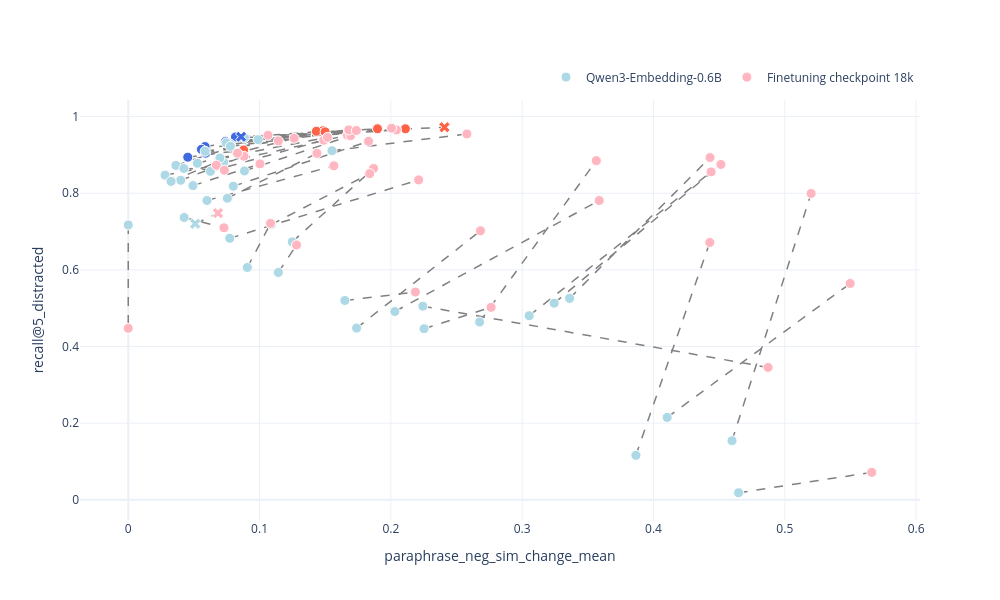
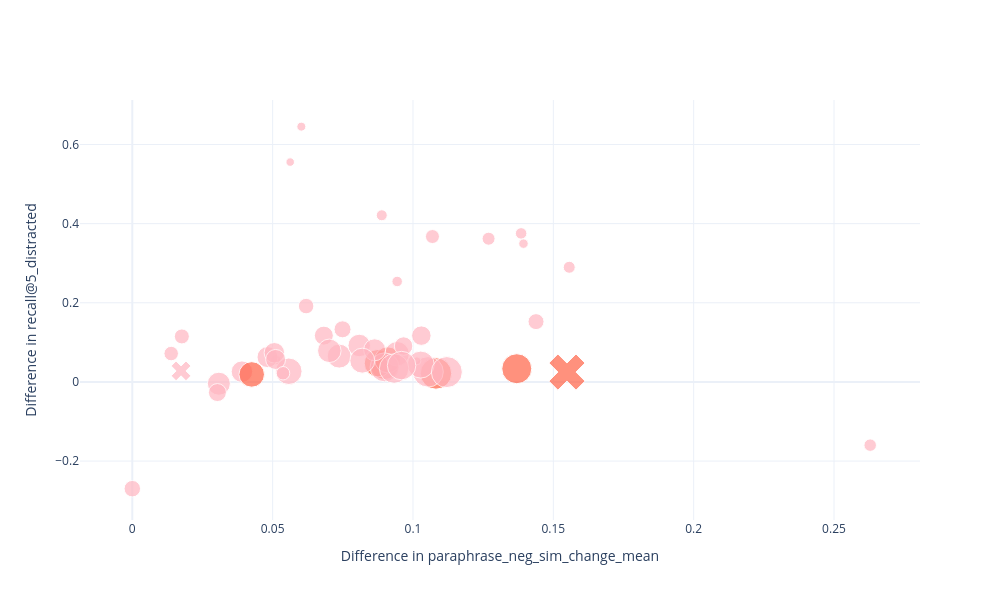

Source (notebook cell) for these figures, in order:
### Code cell
x = "paraphrase_neg_sim_change_mean"
y = f"recall@{5}_distracted"

fig = plot_paired_differences(
                            dfs["Qwen__Qwen3-Embedding-0.6B"], 
                            #dfs["__flash__project_462001491__models__v1-20260828-095152__checkpoint-2000"], 
                            dfs["__scratch__project_462001491__jmnybl__final_embedding_model_checkpoints__v2-20260909-final__final-finetuned-model"], 
                            hover_col="prompt_text", 
                            x=x,
                            y=y,
                            df1_name="Qwen3-Embedding-0.6B", 
                            df2_name="Finetuning checkpoint 18k")
fig.show()

fig = plot_difference(
                    dfs["Qwen__Qwen3-Embedding-0.6B"], 
                    #dfs["__flash__project_462001491__models__v1-20260828-095152__checkpoint-2000"], 
                    dfs["__scratch__project_462001491__jmnybl__final_embedding_model_checkpoints__v2-20260909-final__final-finetuned-model"],
                    hover_col="prompt_text",
                    x=x,
                    y=y)
fig.show()

### Figure 1 — Plotly figure (JSON) as saved in the notebook; plotly's stock layout.template omitted (floating-point values rounded to 4 significant figures; data arrays with more than 128 entries replaced by an {"elided": "..."} marker saying what was removed)
{"data": [{"hoverinfo": "skip", "line": {"color": "gray", "dash": "dash", "width": 1.5}, "mode": "lines", "showlegend": false, "type": "scatter", "x": {"elided": "147 float values"}, "y": {"elided": "147 float values"}}, {"hovertemplate": "<b>Qwen3-Embedding-0.6B</b><br>x: %{x}<br>y: %{y}<br>prompt_text: %{text}<extra></extra>", "marker": {"color": ["lightblue", "lightblue", "lightblue", "lightblue", "lightblue", "royalblue", "lightblue", "lightblue", "lightblue", "royalblue", "lightblue", "lightblue", "royalblue", "royalblue", "royalblue", "royalblue", "lightblue", "lightblue", "lightblue", "lightblue", "lightblue", "lightblue", "lightblue", "lightblue", "lightblue", "lightblue", "lightblue", "lightblue", "lightblue", "lightblue", "lightblue", "lightblue", "lightblue", "lightblue", "lightblue", "lightblue", "lightblue", "lightblue", "lightblue", "lightblue", "lightblue", "lightblue", "royalblue", "lightblue", "lightblue", "lightblue", "lightblue", "lightblue", "lightblue"], "line": {"color": "white", "width": 1}, "size": 10, "symbol": ["circle", "circle", "circle", "circle", "circle", "circle", "circle", "circle", "circle", "circle", "circle", "circle", "circle", "circle", "circle", "circle", "circle", "circle", "circle", "circle", "circle", "circle", "circle", "circle", "circle", "circle", "circle", "circle", "circle", "circle", "circle", "circle", "circle", "circle", "circle", "circle", "circle", "circle", "circle", "circle", "circle", "circle", "x", "x", "circle", "circle", "circle", "circle", "circle"]}, "mode": "markers", "name": "Qwen3-Embedding-0.6B", "text": ["NO_PROMPT", "EMPTY", "Identify categories in user passages.", "Classify user passages.", "Retrieve text that are semantically similar to the given text.", "Retrieve text based on user query.", "Retrieve semantically similar text.", "Given a news summary, retrieve other semantically similar summaries.", "Retrieve parallel sentences.", "Retrieve the answer to the question.", "Identify the topic or theme of Reddit posts based on the titles.", "Identify the main and secondary category of Arxiv papers based on the titles.", "Given a question, retrieve the passage that best answers it.", "Retrieve.", "Find the most relevant passage that directly answers the question.", "Given a question, find a related document.", "Summarize the given paragraph into a short paragraph.", "Match the text to the short abstract.", "Retrieve a summary.", "Given the following brief summary, find the source document that contains the information it describes.", "Classify texts as entailment or contradiction.", "Determine whether the following two passages are contradictory, entailed, or neutral.", "Classify based on semantic similarity.", "Classify the following text into a meaningful cluster based on its content.", "Group documents related to the same topic.", "Cluster.", "Retrieve a similar passage.", "Represent this sentence for a natural language understanding task.", "Group passages based on semantic similarity.", "Retrieve duplicate questions from the forum.", "Retrieve the most relevant problem description for the given code implementation.", "Rerank products by relevance to the e-commerce query.", "Classify the sentiment of the given review as positive or negative.", "Generate a creative story based on the prompt.", "Extract all named entities from the text and categorise them as PERSON, LOCATION, or ORGANIZATION.", "Search for related information.", "Find documents related to the topic.", "Find something useful.", "Retrieve the passage that contains overlapping vocabulary with the source sentence.", "asdfjkl qpwoeiru zxcvbnm", "hgJKSbf oiawnef LKJHDS kdjfbs", "!!!! ??? ### @@@", "Given a question, retrieve Wikipedia passages that answer the question.", "Given a question, retrieve questions that are semantically equivalent to the given question.", "Retrieve the corresponding translation.", "Given an English sentence, find its translation.", "Retrieve parellel sentences.", "Translate.", "Find a sentence that has similar meaning."], "type": "scatter", "x": [0.0, 0.02804, 0.3361, 0.2676, 0.1249, 0.05849, 0.1739, 0.109, 0.2253, 0.05574, 0.3244, 0.4598, 0.05891, 0.04533, 0.08164, 0.07408, 0.05268, 0.07264, 0.05856, 0.0989, 0.4648, 0.2244, 0.203, 0.3053, 0.07778, 0.03995, 0.07547, 0.0773, 0.05993, 0.03628, 0.08848, 0.08001, 0.3866, 0.1551, 0.4104, 0.07466, 0.08849, 0.07777, 0.06261, 0.04238, 0.06981, 0.03261, 0.08596, 0.05097, 0.04927, 0.09071, 0.165, 0.0426, 0.1143], "y": [0.7173, 0.8472, 0.5256, 0.4639, 0.673, 0.9219, 0.448, 0.7183, 0.4465, 0.9144, 0.5132, 0.1543, 0.9044, 0.894, 0.9467, 0.9348, 0.878, 0.88, 0.9094, 0.9398, 0.01842, 0.5052, 0.4913, 0.4803, 0.9278, 0.8337, 0.787, 0.6824, 0.781, 0.8726, 0.8581, 0.8183, 0.116, 0.9109, 0.215, 0.9313, 0.9447, 0.9223, 0.8571, 0.8646, 0.892, 0.8308, 0.9472, 0.7203, 0.8198, 0.6063, 0.5202, 0.7367, 0.5933]}, {"hovertemplate": "<b>Finetuning checkpoint 18k</b><br>x: %{x}<br>y: %{y}<br>prompt_text: %{text}<extra></extra>", "marker": {"color": ["lightpink", "lightpink", "lightpink", "lightpink", "lightpink", "tomato", "lightpink", "lightpink", "lightpink", "tomato", "lightpink", "lightpink", "tomato", "tomato", "tomato", "tomato", "lightpink", "lightpink", "lightpink", "lightpink", "lightpink", "lightpink", "lightpink", "lightpink", "lightpink", "lightpink", "lightpink", "lightpink", "lightpink", "lightpink", "lightpink", "lightpink", "lightpink", "lightpink", "lightpink", "lightpink", "lightpink", "lightpink", "lightpink", "lightpink", "lightpink", "lightpink", "tomato", "lightpink", "lightpink", "lightpink", "lightpink", "lightpink", "lightpink"], "line": {"color": "white", "width": 1}, "size": 10, "symbol": ["circle", "circle", "circle", "circle", "circle", "circle", "circle", "circle", "circle", "circle", "circle", "circle", "circle", "circle", "circle", "circle", "circle", "circle", "circle", "circle", "circle", "circle", "circle", "circle", "circle", "circle", "circle", "circle", "circle", "circle", "circle", "circle", "circle", "circle", "circle", "circle", "circle", "circle", "circle", "circle", "circle", "circle", "x", "x", "circle", "circle", "circle", "circle", "circle"]}, "mode": "markers", "name": "Finetuning checkpoint 18k", "text": ["NO_PROMPT", "EMPTY", "Identify categories in user passages.", "Classify user passages.", "Retrieve text that are semantically similar to the given text.", "Retrieve text based on user query.", "Retrieve semantically similar text.", "Given a news summary, retrieve other semantically similar summaries.", "Retrieve parallel sentences.", "Retrieve the answer to the question.", "Identify the topic or theme of Reddit posts based on the titles.", "Identify the main and secondary category of Arxiv papers based on the titles.", "Given a question, retrieve the passage that best answers it.", "Retrieve.", "Find the most relevant passage that directly answers the question.", "Given a question, find a related document.", "Summarize the given paragraph into a short paragraph.", "Match the text to the short abstract.", "Retrieve a summary.", "Given the following brief summary, find the source document that contains the information it describes.", "Classify texts as entailment or contradiction.", "Determine whether the following two passages are contradictory, entailed, or neutral.", "Classify based on semantic similarity.", "Classify the following text into a meaningful cluster based on its content.", "Group documents related to the same topic.", "Cluster.", "Retrieve a similar passage.", "Represent this sentence for a natural language understanding task.", "Group passages based on semantic similarity.", "Retrieve duplicate questions from the forum.", "Retrieve the most relevant problem description for the given code implementation.", "Rerank products by relevance to the e-commerce query.", "Classify the sentiment of the given review as positive or negative.", "Generate a creative story based on the prompt.", "Extract all named entities from the text and categorise them as PERSON, LOCATION, or ORGANIZATION.", "Search for related information.", "Find documents related to the topic.", "Find something useful.", "Retrieve the passage that contains overlapping vocabulary with the source sentence.", "asdfjkl qpwoeiru zxcvbnm", "hgJKSbf oiawnef LKJHDS kdjfbs", "!!!! ??? ### @@@", "Given a question, retrieve Wikipedia passages that answer the question.", "Given a question, retrieve questions that are semantically equivalent to the given question.", "Retrieve the corresponding translation.", "Given an English sentence, find its translation.", "Retrieve parellel sentences.", "Translate.", "Find a sentence that has similar meaning."], "type": "scatter", "x": [0.0, 0.0671, 0.443, 0.3565, 0.1868, 0.1484, 0.2682, 0.1839, 0.2764, 0.1433, 0.4513, 0.52, 0.1499, 0.08787, 0.1898, 0.2111, 0.1264, 0.167, 0.1143, 0.2043, 0.5662, 0.4872, 0.3587, 0.4439, 0.1676, 0.08811, 0.1437, 0.2211, 0.1566, 0.1065, 0.1693, 0.183, 0.4429, 0.2579, 0.5498, 0.1679, 0.2006, 0.1737, 0.1489, 0.07321, 0.1518, 0.08322, 0.2408, 0.06833, 0.1003, 0.1084, 0.2187, 0.07293, 0.1282], "y": [0.4475, 0.8731, 0.893, 0.885, 0.8646, 0.9632, 0.7018, 0.8512, 0.5022, 0.9617, 0.8751, 0.7994, 0.9602, 0.9129, 0.9681, 0.9681, 0.9433, 0.9512, 0.9363, 0.9652, 0.07168, 0.3454, 0.781, 0.8556, 0.9647, 0.8965, 0.9039, 0.8347, 0.8716, 0.9512, 0.9502, 0.9353, 0.6715, 0.9547, 0.5645, 0.9652, 0.9696, 0.9637, 0.9383, 0.8601, 0.9457, 0.9044, 0.9721, 0.7481, 0.8766, 0.7213, 0.5421, 0.7098, 0.665]}], "layout": {"height": 600, "legend": {"orientation": "h", "x": 1, "xanchor": "right", "y": 1.02, "yanchor": "bottom"}, "width": 1000, "xaxis": {"title": {"text": "paraphrase_neg_sim_change_mean"}}, "yaxis": {"title": {"text": "recall@5_distracted"}}}}

### Figure 2 — Plotly figure (JSON) as saved in the notebook; plotly's stock layout.template omitted (floating-point values rounded to 4 significant figures)
{"data": [{"hovertemplate": "<b>Group A</b><br>x: %{x}<br>y: %{y}<br>prompt_text: %{text}<extra></extra>", "marker": {"color": ["lightpink", "lightpink", "lightpink", "lightpink", "lightpink", "tomato", "lightpink", "lightpink", "lightpink", "tomato", "lightpink", "lightpink", "tomato", "tomato", "tomato", "tomato", "lightpink", "lightpink", "lightpink", "lightpink", "lightpink", "lightpink", "lightpink", "lightpink", "lightpink", "lightpink", "lightpink", "lightpink", "lightpink", "lightpink", "lightpink", "lightpink", "lightpink", "lightpink", "lightpink", "lightpink", "lightpink", "lightpink", "lightpink", "lightpink", "lightpink", "lightpink", "tomato", "lightpink", "lightpink", "lightpink", "lightpink", "lightpink", "lightpink"], "line": {"color": "white", "width": 1}, "size": [16.5, 21.5, 14.0, 11.0, 15.5, 28.0, 10.5, 17.0, 10.0, 27.5, 13.0, 9.0, 26.0, 25.5, 31.5, 30.0, 24.0, 24.5, 26.5, 30.5, 8.0, 12.5, 12.0, 11.5, 29.0, 21.0, 19.0, 16.0, 18.5, 23.5, 22.5, 19.5, 8.5, 27.0, 9.5, 29.5, 31.0, 28.5, 22.0, 23.0, 25.0, 20.5, 32.0, 17.5, 20.0, 15.0, 13.5, 18.0, 14.5], "symbol": ["circle", "circle", "circle", "circle", "circle", "circle", "circle", "circle", "circle", "circle", "circle", "circle", "circle", "circle", "circle", "circle", "circle", "circle", "circle", "circle", "circle", "circle", "circle", "circle", "circle", "circle", "circle", "circle", "circle", "circle", "circle", "circle", "circle", "circle", "circle", "circle", "circle", "circle", "circle", "circle", "circle", "circle", "x", "x", "circle", "circle", "circle", "circle", "circle"]}, "mode": "markers", "name": "Difference", "text": ["NO_PROMPT", "EMPTY", "Identify categories in user passages.", "Classify user passages.", "Retrieve text that are semantically similar to the given text.", "Retrieve text based on user query.", "Retrieve semantically similar text.", "Given a news summary, retrieve other semantically similar summaries.", "Retrieve parallel sentences.", "Retrieve the answer to the question.", "Identify the topic or theme of Reddit posts based on the titles.", "Identify the main and secondary category of Arxiv papers based on the titles.", "Given a question, retrieve the passage that best answers it.", "Retrieve.", "Find the most relevant passage that directly answers the question.", "Given a question, find a related document.", "Summarize the given paragraph into a short paragraph.", "Match the text to the short abstract.", "Retrieve a summary.", "Given the following brief summary, find the source document that contains the information it describes.", "Classify texts as entailment or contradiction.", "Determine whether the following two passages are contradictory, entailed, or neutral.", "Classify based on semantic similarity.", "Classify the following text into a meaningful cluster based on its content.", "Group documents related to the same topic.", "Cluster.", "Retrieve a similar passage.", "Represent this sentence for a natural language understanding task.", "Group passages based on semantic similarity.", "Retrieve duplicate questions from the forum.", "Retrieve the most relevant problem description for the given code implementation.", "Rerank products by relevance to the e-commerce query.", "Classify the sentiment of the given review as positive or negative.", "Generate a creative story based on the prompt.", "Extract all named entities from the text and categorise them as PERSON, LOCATION, or ORGANIZATION.", "Search for related information.", "Find documents related to the topic.", "Find something useful.", "Retrieve the passage that contains overlapping vocabulary with the source sentence.", "asdfjkl qpwoeiru zxcvbnm", "hgJKSbf oiawnef LKJHDS kdjfbs", "!!!! ??? ### @@@", "Given a question, retrieve Wikipedia passages that answer the question.", "Given a question, retrieve questions that are semantically equivalent to the given question.", "Retrieve the corresponding translation.", "Given an English sentence, find its translation.", "Retrieve parellel sentences.", "Translate.", "Find a sentence that has similar meaning."], "type": "scatter", "x": [0.0, 0.03906, 0.1069, 0.08887, 0.06192, 0.08987, 0.09436, 0.07489, 0.0511, 0.08752, 0.1269, 0.06022, 0.09099, 0.04254, 0.1082, 0.137, 0.07371, 0.09432, 0.05576, 0.1054, 0.1014, 0.2629, 0.1557, 0.1385, 0.08987, 0.04816, 0.06824, 0.1438, 0.09664, 0.0702, 0.08085, 0.103, 0.05625, 0.1028, 0.1394, 0.09327, 0.1121, 0.09594, 0.08633, 0.03084, 0.08195, 0.05061, 0.1549, 0.01736, 0.05105, 0.01765, 0.05369, 0.03032, 0.01385], "y": [-0.2698, 0.02588, 0.3673, 0.4211, 0.1916, 0.04131, 0.2539, 0.1329, 0.05575, 0.04729, 0.3619, 0.6451, 0.05575, 0.01891, 0.0214, 0.03335, 0.06521, 0.07118, 0.02688, 0.02539, 0.05326, -0.1598, 0.2897, 0.3753, 0.03683, 0.06272, 0.117, 0.1523, 0.09059, 0.07865, 0.09209, 0.117, 0.5555, 0.0438, 0.3494, 0.03385, 0.02489, 0.04131, 0.08113, -0.00448, 0.05376, 0.07367, 0.02489, 0.02787, 0.05674, 0.115, 0.0219, -0.02688, 0.07168]}], "layout": {"height": 600, "legend": {"orientation": "h", "x": 1, "xanchor": "right", "y": 1.02, "yanchor": "bottom"}, "width": 1000, "xaxis": {"title": {"text": "Difference in paraphrase_neg_sim_change_mean"}}, "yaxis": {"title": {"text": "Difference in recall@5_distracted"}}}}
